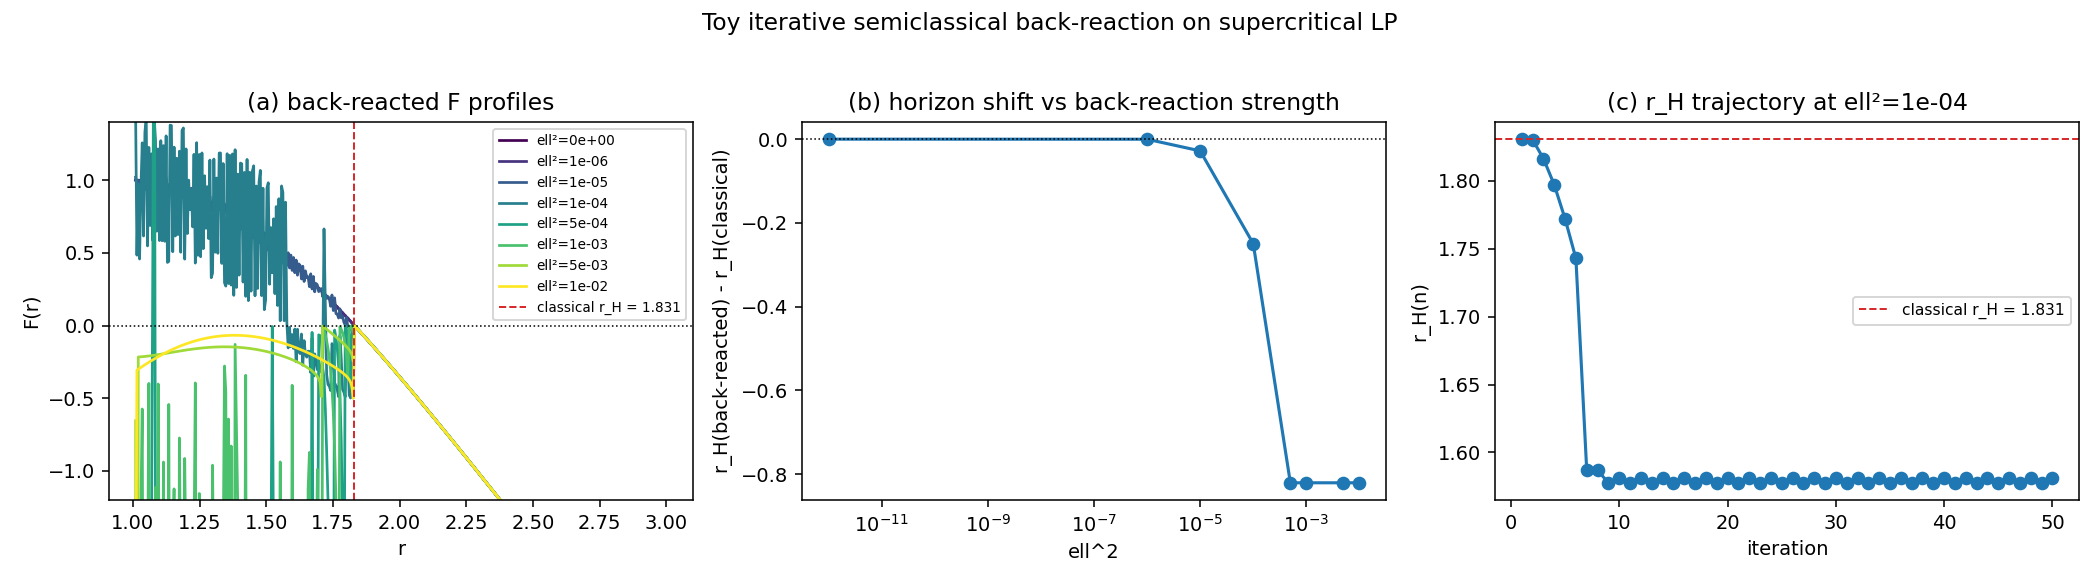

Reproduce this figure in Python.
"""Demo: toy iterative semiclassical back-reaction on supercritical LP.

Sweeps ell^2 across several decades and reports, for each, how the
chronology horizon r_H shifts under the iterative Polyakov-driven
correction. The honest message: this is a 2D-Polyakov toy that captures
the *direction* and *threshold* of back-reaction; it is not the full
4D self-consistent Einstein-quantum equation.

Run:
    python examples/foundations/backreacted_lp_demo.py
"""

from __future__ import annotations

from pathlib import Path

import numpy as np

from systrophe.ctc.backreacted_lp import (
    classical_horizon,
    horizon_shift,
    iterate_backreaction,
)
from systrophe.geometry.vanstockum import VanStockumInterior


def main() -> None:
    vs = VanStockumInterior(omega=1.0, R=1.0)
    print(f"Supercritical LP exterior (omega=R=1, alpha = sqrt(3))")
    print(f"  classical r_H = {classical_horizon(vs):.4f}")
    print()

    print(" ell^2      verdict      iters   r_H_BR    shift")
    runs = {}
    for ell2 in [0.0, 1e-6, 1e-5, 1e-4, 5e-4, 1e-3, 5e-3, 1e-2]:
        res = iterate_backreaction(
            vs, ell2=float(ell2), n_iter=50, damping=0.2,
        )
        s = horizon_shift(res, vs)
        runs[ell2] = (res, s)
        rH_str = (f"{s['r_H_backreacted']:.4f}"
                  if s['r_H_backreacted'] is not None else "  None")
        sh_str = (f"{s['shift']:+.4f}"
                  if s['shift'] is not None else "  None")
        print(f" {ell2:9.2e}  {res.verdict:12s}  {len(res.steps):3d}    "
              f"{rH_str}   {sh_str}")
    print()
    print("Interpretation:")
    print("  - ell^2 = 0 recovers the classical horizon (numerical noise floor).")
    print("  - small ell^2 shifts r_H INWARD: the back-reaction pulls the")
    print("    chronology horizon toward the cylinder R, shrinking the CTC region.")
    print("  - above a threshold ell^2_crit ~ 1e-4, the horizon is")
    print("    'swallowed' (driven to r < r_min, i.e., into the source).")
    print("  - this is consistent with Hawking's chronology-protection")
    print("    direction (quantum effects censor the exterior CTC region)")
    print("    but is a 2D Polyakov TOY, not a 4D self-consistent claim.")
    print()

    save_path = _make_plot(vs, runs)
    if save_path is not None:
        print(f"plot saved to {save_path}")


def _make_plot(vs, runs) -> str | None:
    try:
        import matplotlib
        matplotlib.use("Agg")
        import matplotlib.pyplot as plt
    except ImportError:
        return None

    fig, axes = plt.subplots(1, 3, figsize=(15, 4.2))

    # (a) F(r) profiles for several ell^2
    ax = axes[0]
    color_map = plt.get_cmap("viridis")
    for i, (ell2, (res, _)) in enumerate(runs.items()):
        color = color_map(i / max(1, len(runs) - 1))
        if res.steps:
            last = res.steps[-1]
            ax.plot(res.r_grid, last.F_grid, lw=1.4, color=color,
                    label=f"ell²={ell2:.0e}")
    ax.axvline(classical_horizon(vs), color="tab:red", ls="--", lw=1.0,
               label=f"classical r_H = {classical_horizon(vs):.3f}")
    ax.axhline(0.0, color="black", ls=":", lw=0.8)
    ax.set_xlabel("r")
    ax.set_ylabel("F(r)")
    ax.set_title("(a) back-reacted F profiles")
    ax.legend(fontsize=7, loc="upper right")
    ax.set_ylim(-1.2, 1.4)

    # (b) r_H shift vs ell^2
    ax = axes[1]
    ell2s = []
    shifts = []
    for ell2, (res, s) in runs.items():
        ell2s.append(float(ell2) + 1e-12)
        shifts.append(s["shift"] if s["shift"] is not None else float("nan"))
    ax.semilogx(ell2s, shifts, marker="o", lw=1.6)
    ax.axhline(0.0, color="black", ls=":", lw=0.8)
    ax.set_xlabel("ell^2")
    ax.set_ylabel("r_H(back-reacted) - r_H(classical)")
    ax.set_title("(b) horizon shift vs back-reaction strength")

    # (c) r_H trajectory for one representative ell^2
    ax = axes[2]
    target_ell2 = 1e-4
    if target_ell2 in runs:
        res, _ = runs[target_ell2]
        history = [h if h is not None else np.nan for h in res.r_H_history]
        ax.plot(range(1, len(history) + 1), history, marker="o", lw=1.6)
        ax.axhline(classical_horizon(vs), color="tab:red", ls="--", lw=1.0,
                   label=f"classical r_H = {classical_horizon(vs):.3f}")
        ax.set_xlabel("iteration")
        ax.set_ylabel("r_H(n)")
        ax.set_title(f"(c) r_H trajectory at ell²={target_ell2:.0e}")
        ax.legend(fontsize=8)

    fig.suptitle(
        "Toy iterative semiclassical back-reaction on supercritical LP",
    )
    fig.tight_layout(rect=(0, 0, 1, 0.96))
    out = Path(__file__).with_suffix(".png")
    fig.savefig(out, dpi=140)
    plt.close(fig)
    return str(out)


if __name__ == "__main__":
    main()
